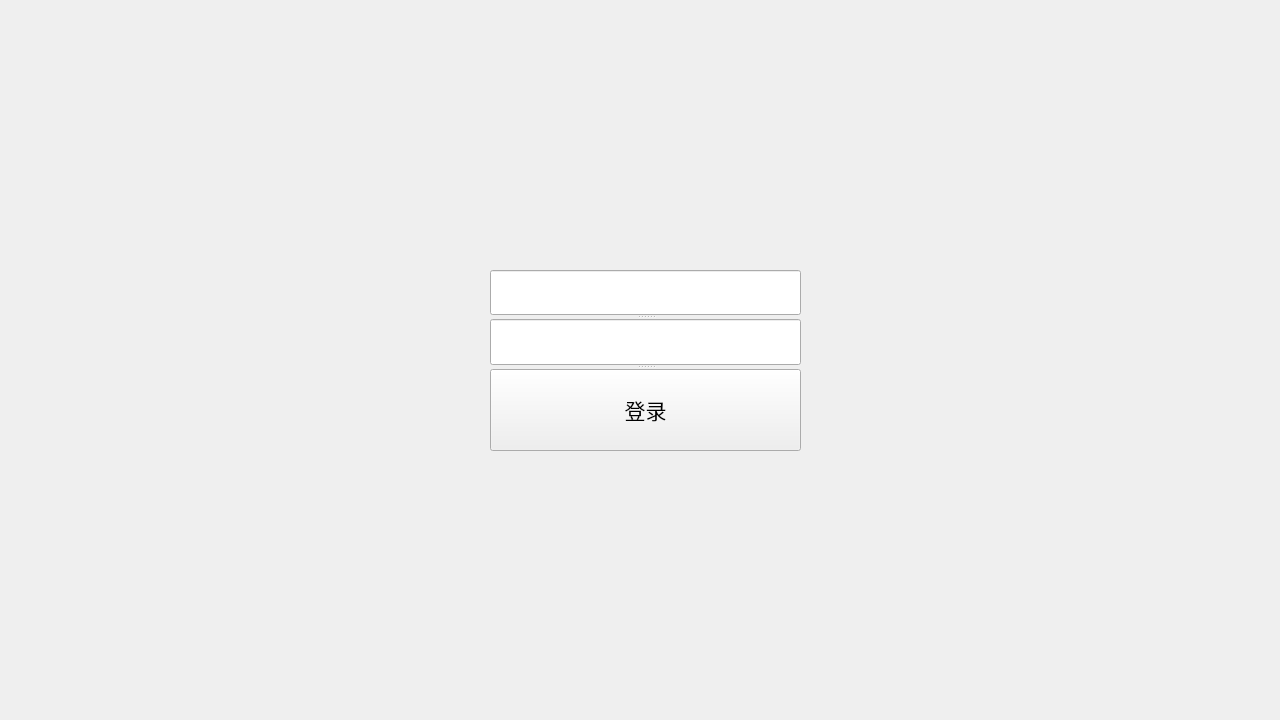
<?xml version="1.0" encoding="UTF-8"?>
<ui version="4.0">
 <class>LoginWidget</class>
 <widget class="QWidget" name="LoginWidget">
  <property name="geometry">
   <rect>
    <x>0</x>
    <y>0</y>
    <width>1280</width>
    <height>720</height>
   </rect>
  </property>
  <property name="windowTitle">
   <string>Form</string>
  </property>
  <widget class="QSplitter" name="splitter">
   <property name="geometry">
    <rect>
     <x>490</x>
     <y>270</y>
     <width>311</width>
     <height>181</height>
    </rect>
   </property>
   <property name="orientation">
    <enum>Qt::Vertical</enum>
   </property>
   <widget class="QLineEdit" name="userNameEdit"/>
   <widget class="QLineEdit" name="passwordEdit"/>
   <widget class="QPushButton" name="loginButton">
    <property name="baseSize">
     <size>
      <width>0</width>
      <height>20</height>
     </size>
    </property>
    <property name="font">
     <font>
      <pointsize>16</pointsize>
      <weight>50</weight>
      <bold>false</bold>
     </font>
    </property>
    <property name="text">
     <string>登录</string>
    </property>
    <property name="autoDefault">
     <bool>false</bool>
    </property>
   </widget>
  </widget>
 </widget>
 <resources/>
 <connections/>
</ui>
